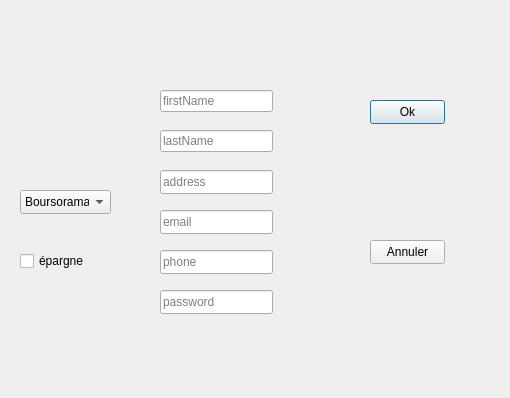
<?xml version="1.0" encoding="UTF-8"?>
<ui version="4.0">
 <class>Dialog</class>
 <widget class="QDialog" name="Dialog">
  <property name="geometry">
   <rect>
    <x>0</x>
    <y>0</y>
    <width>510</width>
    <height>398</height>
   </rect>
  </property>
  <property name="windowTitle">
   <string>Ouvir un Compte</string>
  </property>
  <widget class="QLineEdit" name="firstName">
   <property name="geometry">
    <rect>
     <x>160</x>
     <y>90</y>
     <width>113</width>
     <height>22</height>
    </rect>
   </property>
   <property name="placeholderText">
    <string>firstName</string>
   </property>
  </widget>
  <widget class="QLineEdit" name="lastName">
   <property name="geometry">
    <rect>
     <x>160</x>
     <y>130</y>
     <width>113</width>
     <height>22</height>
    </rect>
   </property>
   <property name="placeholderText">
    <string>lastName</string>
   </property>
  </widget>
  <widget class="QPushButton" name="Ok">
   <property name="geometry">
    <rect>
     <x>370</x>
     <y>100</y>
     <width>75</width>
     <height>24</height>
    </rect>
   </property>
   <property name="text">
    <string>Ok</string>
   </property>
  </widget>
  <widget class="QPushButton" name="Annuler">
   <property name="geometry">
    <rect>
     <x>370</x>
     <y>240</y>
     <width>75</width>
     <height>24</height>
    </rect>
   </property>
   <property name="text">
    <string>Annuler</string>
   </property>
  </widget>
  <widget class="QComboBox" name="Banque">
   <property name="geometry">
    <rect>
     <x>20</x>
     <y>190</y>
     <width>91</width>
     <height>24</height>
    </rect>
   </property>
   <item>
    <property name="text">
     <string>Boursorama</string>
    </property>
   </item>
   <item>
    <property name="text">
     <string>N26</string>
    </property>
   </item>
   <item>
    <property name="text">
     <string>Revolut</string>
    </property>
   </item>
  </widget>
  <widget class="QLineEdit" name="address">
   <property name="geometry">
    <rect>
     <x>160</x>
     <y>170</y>
     <width>113</width>
     <height>24</height>
    </rect>
   </property>
   <property name="placeholderText">
    <string>address</string>
   </property>
  </widget>
  <widget class="QLineEdit" name="email">
   <property name="geometry">
    <rect>
     <x>160</x>
     <y>210</y>
     <width>113</width>
     <height>24</height>
    </rect>
   </property>
   <property name="placeholderText">
    <string>email</string>
   </property>
  </widget>
  <widget class="QLineEdit" name="phone">
   <property name="geometry">
    <rect>
     <x>160</x>
     <y>250</y>
     <width>113</width>
     <height>24</height>
    </rect>
   </property>
   <property name="placeholderText">
    <string>phone</string>
   </property>
  </widget>
  <widget class="QLineEdit" name="password">
   <property name="geometry">
    <rect>
     <x>160</x>
     <y>290</y>
     <width>113</width>
     <height>24</height>
    </rect>
   </property>
   <property name="placeholderText">
    <string>password</string>
   </property>
  </widget>
  <widget class="QCheckBox" name="epargne">
   <property name="geometry">
    <rect>
     <x>20</x>
     <y>250</y>
     <width>77</width>
     <height>22</height>
    </rect>
   </property>
   <property name="text">
    <string>épargne</string>
   </property>
  </widget>
 </widget>
 <resources/>
 <connections/>
</ui>
